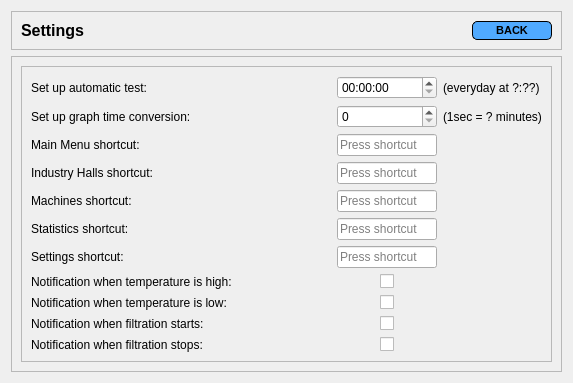
            <widget class="QWidget" name="settings_page">
             <layout class="QVBoxLayout" name="verticalLayout_9">
              <item>
               <widget class="QFrame" name="test_top_frame_2">
                <property name="maximumSize">
                 <size>
                  <width>16777215</width>
                  <height>50</height>
                 </size>
                </property>
                <property name="frameShape">
                 <enum>QFrame::StyledPanel</enum>
                </property>
                <property name="frameShadow">
                 <enum>QFrame::Raised</enum>
                </property>
                <layout class="QHBoxLayout" name="horizontalLayout_17">
                 <item>
                  <widget class="QLabel" name="label_26">
                   <property name="font">
                    <font>
                     <family>Nirmala UI</family>
                     <pointsize>12</pointsize>
                     <weight>75</weight>
                     <bold>true</bold>
                    </font>
                   </property>
                   <property name="text">
                    <string>Settings</string>
                   </property>
                  </widget>
                 </item>
                 <item>
                  <widget class="QPushButton" name="settings_back_button">
                   <property name="maximumSize">
                    <size>
                     <width>80</width>
                     <height>30</height>
                    </size>
                   </property>
                   <property name="font">
                    <font>
                     <family>Nirmala UI</family>
                     <pointsize>8</pointsize>
                     <weight>75</weight>
                     <bold>true</bold>
                    </font>
                   </property>
                   <property name="styleSheet">
                    <string notr="true">QPushButton{
	background-color: rgb(80, 170, 255);
	border: 1px solid black;
	border-radius: 5px;
	width: 80px;
}
QPushButton:hover{
	background-color: #00aaff;
}</string>
                   </property>
                   <property name="text">
                    <string>BACK</string>
                   </property>
                  </widget>
                 </item>
                </layout>
               </widget>
              </item>
              <item>
               <widget class="QFrame" name="settingsframe">
                <property name="frameShape">
                 <enum>QFrame::StyledPanel</enum>
                </property>
                <property name="frameShadow">
                 <enum>QFrame::Raised</enum>
                </property>
                <layout class="QHBoxLayout" name="horizontalLayout_19">
                 <item alignment="Qt::AlignTop">
                  <widget class="QFrame" name="frame_2">
                   <property name="frameShape">
                    <enum>QFrame::StyledPanel</enum>
                   </property>
                   <property name="frameShadow">
                    <enum>QFrame::Raised</enum>
                   </property>
                   <layout class="QGridLayout" name="gridLayout_7">
                    <item row="4" column="1">
                     <widget class="QKeySequenceEdit" name="machines_shortcut">
                      <property name="maximumSize">
                       <size>
                        <width>100</width>
                        <height>16777215</height>
                       </size>
                      </property>
                     </widget>
                    </item>
                    <item row="2" column="1">
                     <widget class="QKeySequenceEdit" name="main_menu_shortcut">
                      <property name="maximumSize">
                       <size>
                        <width>100</width>
                        <height>16777</height>
                       </size>
                      </property>
                     </widget>
                    </item>
                    <item row="1" column="2">
                     <widget class="QLabel" name="label_7">
                      <property name="minimumSize">
                       <size>
                        <width>0</width>
                        <height>0</height>
                       </size>
                      </property>
                      <property name="font">
                       <font>
                        <family>Nirmala UI</family>
                       </font>
                      </property>
                      <property name="text">
                       <string>(1sec = ? minutes)</string>
                      </property>
                     </widget>
                    </item>
                    <item row="8" column="0">
                     <widget class="QLabel" name="label_31">
                      <property name="text">
                       <string>Notification when temperature is low:</string>
                      </property>
                     </widget>
                    </item>
                    <item row="2" column="0">
                     <widget class="QLabel" name="label_6">
                      <property name="font">
                       <font>
                        <family>Nirmala UI</family>
                        <pointsize>9</pointsize>
                       </font>
                      </property>
                      <property name="text">
                       <string>Main Menu shortcut:</string>
                      </property>
                     </widget>
                    </item>
                    <item row="4" column="0">
                     <widget class="QLabel" name="label_24">
                      <property name="font">
                       <font>
                        <family>Nirmala UI</family>
                        <pointsize>9</pointsize>
                       </font>
                      </property>
                      <property name="text">
                       <string>Machines shortcut:</string>
                      </property>
                     </widget>
                    </item>
                    <item row="5" column="0">
                     <widget class="QLabel" name="label_28">
                      <property name="font">
                       <font>
                        <family>Nirmala UI</family>
                        <pointsize>9</pointsize>
                       </font>
                      </property>
                      <property name="text">
                       <string>Statistics shortcut:</string>
                      </property>
                     </widget>
                    </item>
                    <item row="3" column="0">
                     <widget class="QLabel" name="label_22">
                      <property name="font">
                       <font>
                        <family>Nirmala UI</family>
                        <pointsize>9</pointsize>
                       </font>
                      </property>
                      <property name="text">
                       <string>Industry Halls shortcut:</string>
                      </property>
                     </widget>
                    </item>
                    <item row="6" column="1">
                     <widget class="QKeySequenceEdit" name="settings_shortcut">
                      <property name="maximumSize">
                       <size>
                        <width>100</width>
                        <height>16777215</height>
                       </size>
                      </property>
                     </widget>
                    </item>
                    <item row="0" column="2">
                     <widget class="QLabel" name="label_20">
                      <property name="minimumSize">
                       <size>
                        <width>0</width>
                        <height>0</height>
                       </size>
                      </property>
                      <property name="font">
                       <font>
                        <family>Nirmala UI</family>
                       </font>
                      </property>
                      <property name="text">
                       <string>(everyday at ?:??)</string>
                      </property>
                     </widget>
                    </item>
                    <item row="6" column="0">
                     <widget class="QLabel" name="label_29">
                      <property name="font">
                       <font>
                        <family>Nirmala UI</family>
                        <pointsize>9</pointsize>
                       </font>
                      </property>
                      <property name="text">
                       <string>Settings shortcut:</string>
                      </property>
                     </widget>
                    </item>
                    <item row="7" column="0">
                     <widget class="QLabel" name="label_30">
                      <property name="text">
                       <string>Notification when temperature is high:</string>
                      </property>
                     </widget>
                    </item>
                    <item row="3" column="1">
                     <widget class="QKeySequenceEdit" name="industry_halls_shortcut">
                      <property name="maximumSize">
                       <size>
                        <width>100</width>
                        <height>16777215</height>
                       </size>
                      </property>
                     </widget>
                    </item>
                    <item row="0" column="1">
                     <widget class="QTimeEdit" name="automatic_tests_setting_time">
                      <property name="maximumSize">
                       <size>
                        <width>100</width>
                        <height>16777215</height>
                       </size>
                      </property>
                     </widget>
                    </item>
                    <item row="1" column="0">
                     <widget class="QLabel" name="label_5">
                      <property name="font">
                       <font>
                        <family>Nirmala UI</family>
                        <pointsize>9</pointsize>
                       </font>
                      </property>
                      <property name="text">
                       <string>Set up graph time conversion:</string>
                      </property>
                     </widget>
                    </item>
                    <item row="0" column="0">
                     <widget class="QLabel" name="label_4">
                      <property name="minimumSize">
                       <size>
                        <width>300</width>
                        <height>0</height>
                       </size>
                      </property>
                      <property name="font">
                       <font>
                        <family>Nirmala UI</family>
                        <pointsize>9</pointsize>
                       </font>
                      </property>
                      <property name="text">
                       <string>Set up automatic test:</string>
                      </property>
                     </widget>
                    </item>
                    <item row="9" column="0">
                     <widget class="QLabel" name="label_32">
                      <property name="text">
                       <string>Notification when filtration starts:</string>
                      </property>
                     </widget>
                    </item>
                    <item row="1" column="1">
                     <widget class="QSpinBox" name="graph_time_conversion_rate">
                      <property name="maximumSize">
                       <size>
                        <width>100</width>
                        <height>16777215</height>
                       </size>
                      </property>
                     </widget>
                    </item>
                    <item row="5" column="1">
                     <widget class="QKeySequenceEdit" name="stats_shortcut">
                      <property name="maximumSize">
                       <size>
                        <width>100</width>
                        <height>16777215</height>
                       </size>
                      </property>
                     </widget>
                    </item>
                    <item row="10" column="0">
                     <widget class="QLabel" name="label_33">
                      <property name="text">
                       <string>Notification when filtration stops:</string>
                      </property>
                     </widget>
                    </item>
                    <item row="7" column="1" alignment="Qt::AlignHCenter">
                     <widget class="QCheckBox" name="checkBox">
                      <property name="text">
                       <string/>
                      </property>
                     </widget>
                    </item>
                    <item row="8" column="1" alignment="Qt::AlignHCenter">
                     <widget class="QCheckBox" name="box_temperature_low">
                      <property name="text">
                       <string/>
                      </property>
                     </widget>
                    </item>
                    <item row="9" column="1" alignment="Qt::AlignHCenter">
                     <widget class="QCheckBox" name="box_filtration_start">
                      <property name="text">
                       <string/>
                      </property>
                     </widget>
                    </item>
                    <item row="10" column="1" alignment="Qt::AlignHCenter">
                     <widget class="QCheckBox" name="box_filtration_stop">
                      <property name="text">
                       <string/>
                      </property>
                     </widget>
                    </item>
                   </layout>
                  </widget>
                 </item>
                </layout>
               </widget>
              </item>
             </layout>
            </widget>
